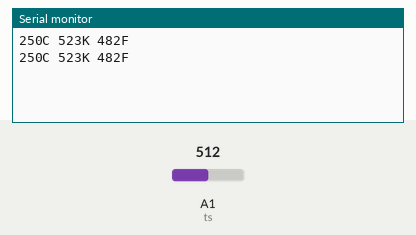
This sketch was run on a simulated Arduino Uno, built with avr-gcc and run on an emulated ATmega328P. Parts: the last lines printed to the serial monitor. The inputs (shaded band) are chosen by the test bench; at power-on: A1 (ts) = 512.

Above: at 1.8 s.
1.9 s: A1 (ts) set to 716
At 2.8 s:
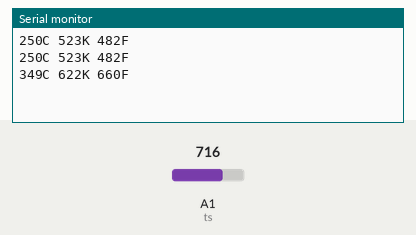
3.4 s: A1 (ts) set to 900
At 4.8 s:
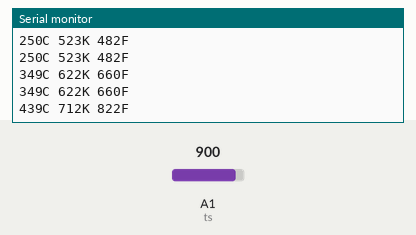
Timing chart, 0 to 6.4 s (numbered marks = the images above; inputs shaded):
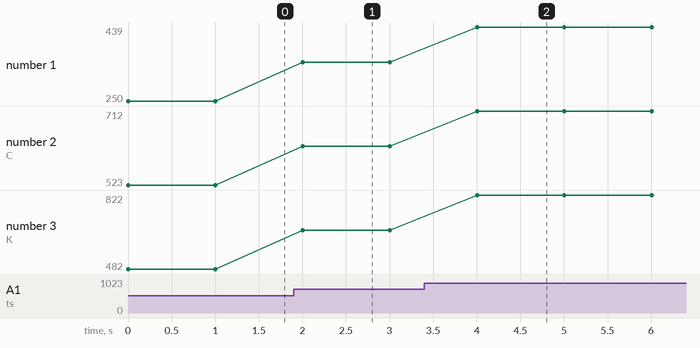

Measured:
- after the input at 1.9 s, the serial monitor: prints a new line after 0.10 s (image 1)
- after the input at 3.4 s, the serial monitor: prints a new line after 0.60 s (image 2)
- plotted number 1: 250 → 349 after the input at 1.9 s, 349 → 439 after the input at 3.4 s
- plotted number 2: 523 → 622 after the input at 1.9 s, 622 → 712 after the input at 3.4 s
- plotted number 3: 482 → 660 after the input at 1.9 s, 660 → 822 after the input at 3.4 s

The sketch:

Temperature_Sensor.ino
```cpp
int ts=A1;
void setup()
{
  Serial.begin(9600);
  pinMode(ts,INPUT);
}
void loop()
{
 int x=analogRead(ts);
 int y=(5.0*x*1000.0)/(1024*10);//Celsius
 int z=y+273;//Kelvin
 int a=(y*9/5)+32;//Fahreinheit
  Serial.print(y);
  Serial.print('C');
  Serial.print(' ');
  Serial.print(z);
  Serial.print('K');
  Serial.print(' ');
  Serial.print(a);
  Serial.print('F');
  Serial.println('\n');
  delay(1000);
}
```
